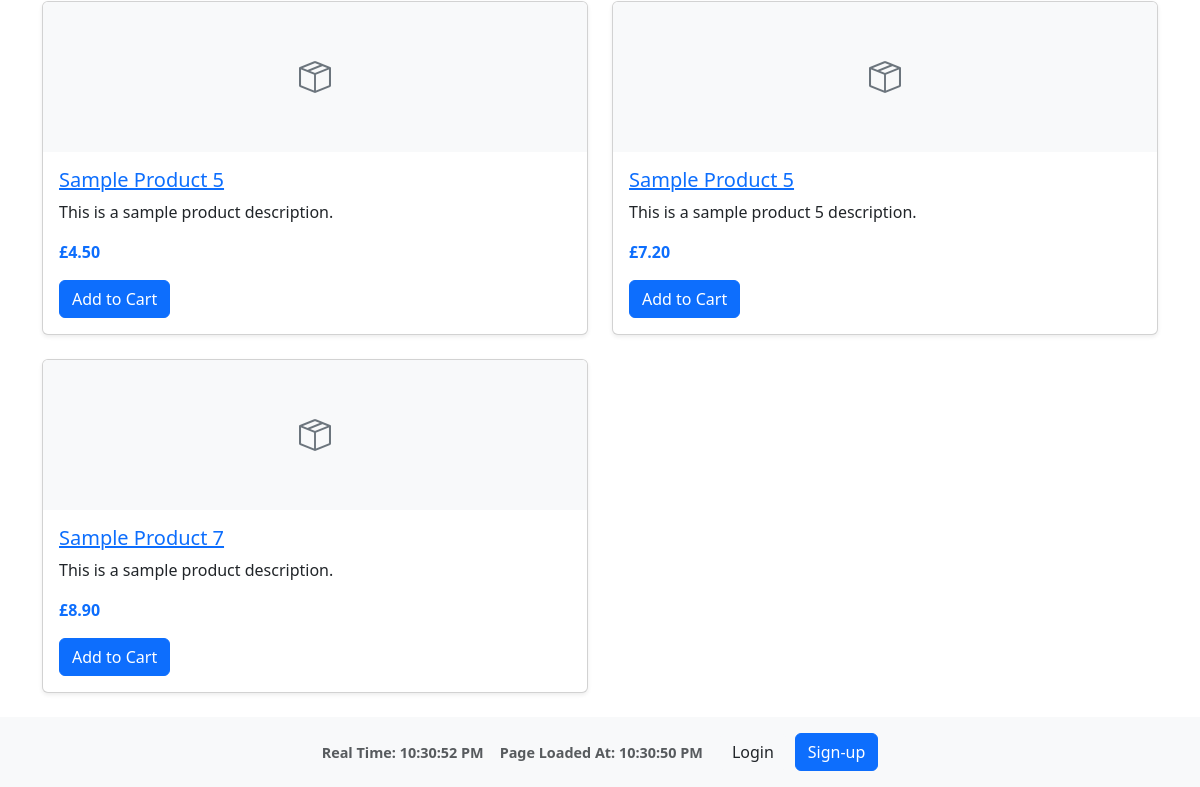
Before: /products/ (lower part) with the older database file.
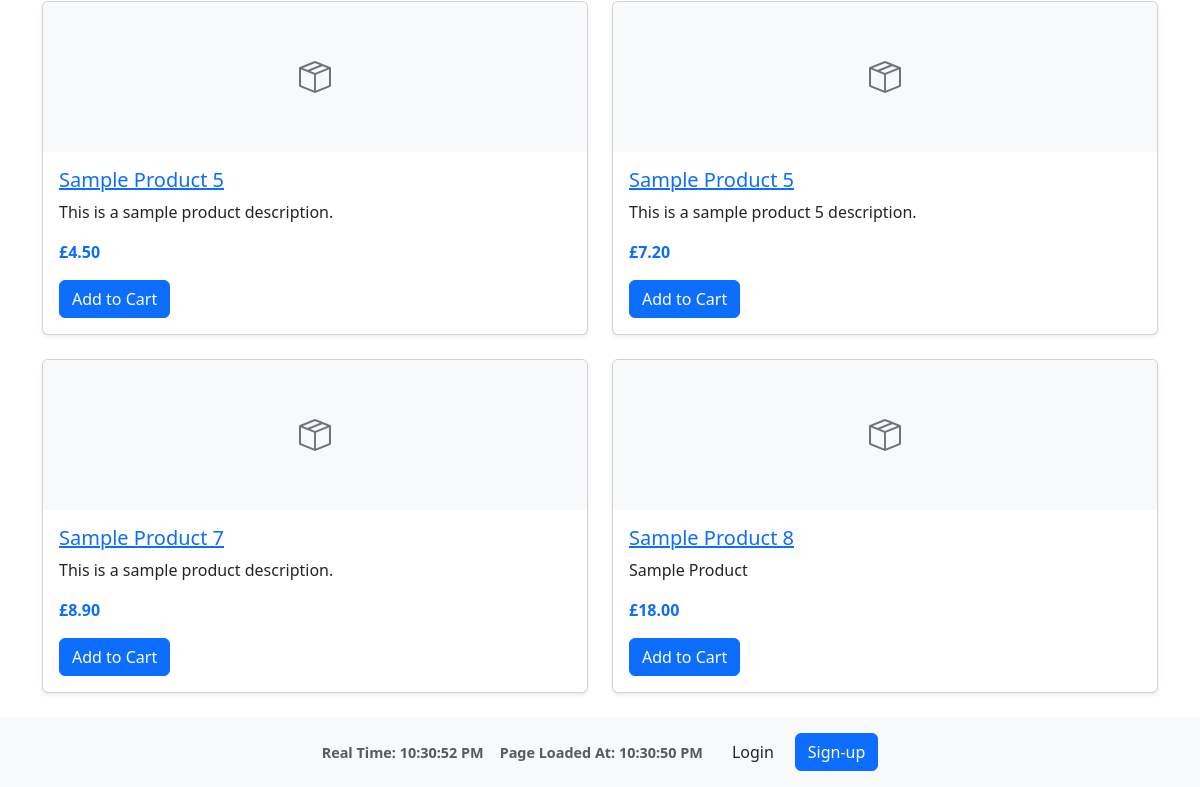
After: the same page with the newer database file.
### products/models.py (models this page shows, shortened)
class Product(models.Model):
    name = models.CharField(max_length=255)
    description = models.TextField()
    price = models.DecimalField(max_digits=10, decimal_places=2)
    image = models.ImageField(upload_to='product_images/', null=True, blank=True)
    stock = models.PositiveIntegerField(default=0)  # Adăugăm stocul
    created_at = models.DateTimeField(auto_now_add=True)
    updated_at = models.DateTimeField(auto_now=True)

### products/views.py (the view)
# urls.py: path('', views.product_list, name='product_list'),
def product_list(request):
    products = Product.objects.all()  # Retrieve all products from the database
    return render(request, 'products/product_list.html', {'products': products})

### cart/context.py (called while the page is built)
def cart_summary(request):
    cart = request.session.get('cart', {})
    total = sum(
        get_object_or_404(Product, pk=item_id).price * quantity
        for item_id, quantity in cart.items()
    )
    return {'cart_total': total}

### products/templates/products/product_list.html (shortened to what this page needs)
{% extends "base.html" %}
{% load static %}
{% block extracss %}
    <link href="{% static 'css/products.css' %}" rel="stylesheet">
{% endblock %}
{% block content %}
<div class="container my-4">
    <div id="product-container" class="row row-cols-1 row-cols-md-2 g-4">
        {% for product in products %}
            <div class="col">
                <div class="card h-100 shadow-sm">
                    {% if product.image %}
                        <img src="{{ product.image.url }}" class="card-img-top" alt="{{ product.name }}">
                    {% else %}
                        <div class="card-img-top d-flex justify-content-center align-items-center bg-light" style="height: 150px;">
                            <i class="bi bi-box-seam" style="font-size: 2rem; color: #6c757d;"></i>
                        </div>
                    {% endif %}
                    <div class="card-body">
                        <h5 class="card-title">
                            <a href="{% url 'product_detail' product.id %}">{{ product.name }}</a>
                        </h5>
                        <p class="card-text">{{ product.description|truncatechars:100 }}</p>
                        <p class="card-text text-primary fw-bold">£{{ product.price }}</p>
                        <a href="{% url 'cart:add_to_cart' product.id %}" class="btn btn-primary">Add to Cart</a>
                    </div>
                </div>
            </div>
        {% endfor %}
    </div>
</div>
{% endblock %}

### templates/base.html (shortened to what this page needs)
{% load static %}
<!doctype html>
<html lang="en">
  <head>
    {% block corecss %}
        <link href="https://cdn.jsdelivr.net/npm/bootstrap-icons/font/bootstrap-icons.css" rel="stylesheet">
        <link href="https://cdn.jsdelivr.net/npm/bootstrap@5.3.3/dist/css/bootstrap.min.css" rel="stylesheet">
        <link href="{% static 'css/base_style.css' %}" rel="stylesheet">
    {% endblock %}
    {% block extracss %}
    {% endblock %}
  </head>
  <body>
    {% block content %}
    {% endblock %}
    <footer class="footer mt-auto py-3 bg-light">
        <div class="container d-flex flex-wrap justify-content-center">
            <div class="text-end d-flex align-items-center">
                <div id="real-time" class="me-3 text-muted small">
                    Real Time: <span id="real-time-display">Loading...</span>
                </div>
                <div id="page-load-time" class="me-3 text-muted small">
                    Page Loaded At: <span id="page-load-time-display">Loading...</span>
                </div>
                {% if user.is_authenticated %}
                    <a href="/accounts/logout/" class="btn btn-light text-dark me-2">Logout</a>
                {% else %}
                    <a href="/accounts/login/" class="btn btn-light text-dark me-2">Login</a>
                    <a href="/accounts/signup/" class="btn btn-primary">Sign-up</a>
                {% endif %}
            </div>
        </div>
    </footer>
  </body>
</html>

### static/css/base_style.css (style rules this page uses)
html, body { min-height: 100vh; margin: 0; display: flex; flex-direction: column; }
footer { margin-top: auto; background-color: #f8f9fa; padding: 1rem 0; text-align: center; font-size: 0.9rem; color: #6c757d; }
#real-time, #page-load-time { font-size: 0.9rem; font-weight: bold; color: #6c757d; }

Changed rows visible on the page:
added Product: name "Sample Product 8", description "Sample Product", price "18.00"
